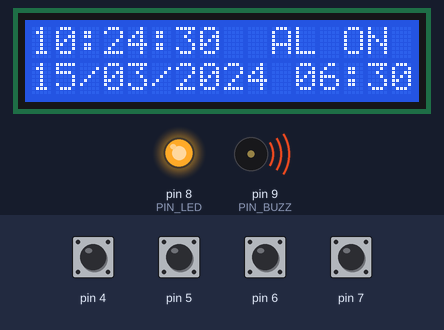
The sketch below on a simulated Arduino Uno, built with avr-gcc and run on an emulated ATmega328P. Parts: 16×2 character LCD, output pins drawn as LEDs (lit = HIGH), buzzer (waves = sounding, pin HIGH). Inputs (shaded band) come from the test bench; at power-on: pin 4–7 HIGH. The local clock reads 2024-03-15 10:24:30 at power-on unless the sketch sets it.

Above: at 1.2 s.
1.3 s: pin 4 pulled LOW for 0.15 s
At 2.5 s:
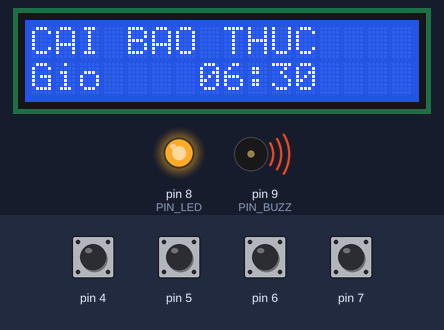
3.1 s: pin 7 pulled LOW for 0.15 s
At 3.8 s:
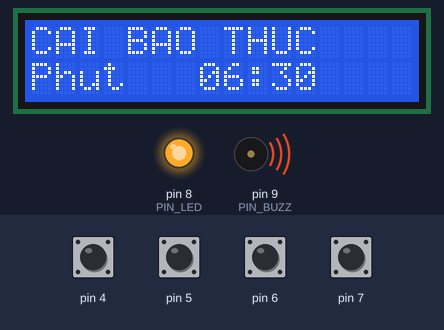
4.9 s: pin 4 pulled LOW for 1 s
At 7.0 s:
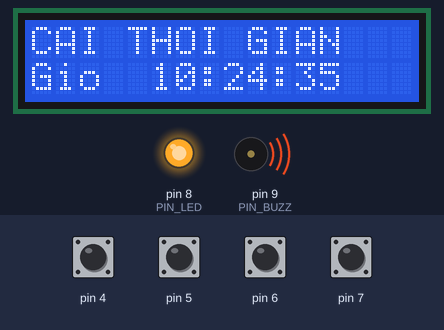
7.5 s: pin 7 pulled LOW for 1 s
At 9.0 s:
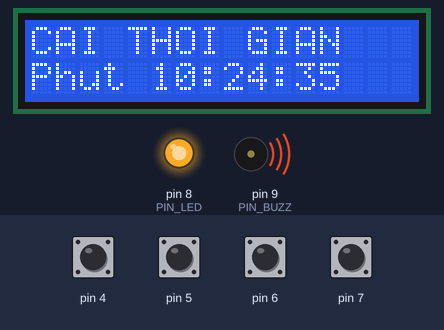
10.1 s: pin 7 pulled LOW for 0.15 s
At 11.6 s:
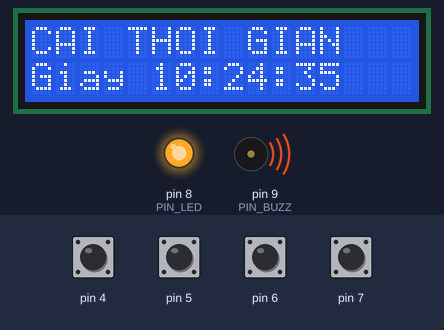
11.9 s: pin 5 pulled LOW for 0.15 s
At 13.0 s:
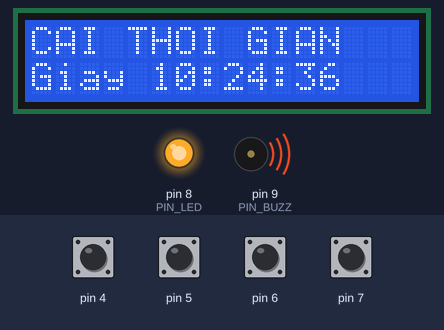
Timing chart, 0 to 14.7 s (numbered marks = the images above; inputs shaded):
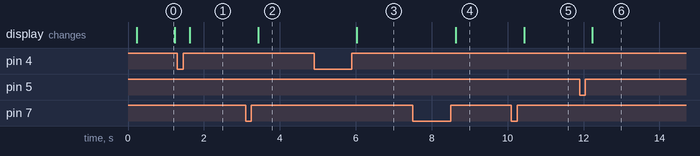

Measured:
- after the input at 1.3 s, the display: changes after 0.33 s (image 1)
- after the input at 3.1 s, the display: changes after 0.33 s (image 2)
- after the input at 4.9 s, the display: changes after 1.1 s (image 3)
- after the input at 7.5 s, the display: changes after 1.1 s (image 4)
- after the input at 10.1 s, the display: changes after 0.33 s (image 5)
- after the input at 11.9 s, the display: changes after 0.33 s (image 6)
- what the display in image 0 shows lasts 1.0 s, from 0.2 s to 1.2 s

The sketch:

bai2.2.ino
```cpp
#include <Wire.h>
#include <RTClib.h>
#include <LiquidCrystal_I2C.h>
#include <EEPROM.h>

#define FORCE_SET_TIME 0
#define PIN_LED  8
#define PIN_BUZZ 9

LiquidCrystal_I2C lcd(0x20, 16, 2);
RTC_DS1307 rtc;

// D4: MODE, D5: UP, D6: DOWN, D7: SET
volatile byte btnEvt = 0; // bit 0..3: co su kien release, bit 7: MODE giu 2s
volatile bool ringing = false;
volatile unsigned long tPress[4] = {0};
volatile byte lastPins = 0xF0;

byte mode = 0, step = 0, alarmH = 6, alarmM = 30, tVal[3];
bool alarmOn = true;
DateTime now;
unsigned long tRead = 0, tDraw = 0, tRing = 0;
int lastKey = -1;
const char *LBL[] = {"Gio ", "Phut", "Giay"};

// Ngat Pin Change tren PORTD (D4 - D7)
ISR(PCINT2_vect) {
  byte curr = PIND & 0xF0; // Doc D4..D7
  byte changed = curr ^ lastPins;
  unsigned long ms = millis();

  for (byte i = 0; i < 4; i++) {
    byte mask = 1 << (i + 4);
    if (changed & mask) {
      if (curr & mask) { // Vua nha nut (LOW -> HIGH)
        if (ms - tPress[i] > 30) {
          if (i == 0 && (ms - tPress[0] >= 2000)) btnEvt |= 0x80; // Giu 2s
          else btnEvt |= (1 << i);                                 // Nhan nha
        }
      } else {           // Vua nhan xuong (HIGH -> LOW)
        tPress[i] = ms;
      }
    }
  }
  lastPins = curr;
}

void saveAlarm() {
  EEPROM.update(0, 0x5A); EEPROM.update(1, alarmH);
  EEPROM.update(2, alarmM); EEPROM.update(3, alarmOn);
}

void printLine(byte row, const char *fmt, ...) {
  char buf[17]; va_list args;
  va_start(args, fmt); vsnprintf(buf, sizeof(buf), fmt, args); va_end(args);
  lcd.setCursor(0, row); lcd.print(buf);
  for (byte i = strlen(buf); i < 16; i++) lcd.print(' ');
}

void stopAlarm() {
  ringing = false; noTone(PIN_BUZZ);
  digitalWrite(PIN_BUZZ, HIGH); digitalWrite(PIN_LED, HIGH);
}

void setup() {
  DDRD &= ~0xF0;  // D4..D7 INPUT
  PORTD |= 0xF0;  // Bat PULLUP D4..D7
  PCICR |= (1 << PCIE2);   // Bat ngat PCINT nhom 2 (Port D)
  PCMSK2 |= 0xF0;          // Kich hoat ngat cho D4, D5, D6, D7

  pinMode(PIN_LED, OUTPUT);  digitalWrite(PIN_LED, HIGH);
  pinMode(PIN_BUZZ, OUTPUT); digitalWrite(PIN_BUZZ, HIGH);

  lcd.init(); lcd.backlight();
  rtc.begin();
  now = rtc.now();
  if (FORCE_SET_TIME || !rtc.isrunning() || now.year() < 2020) {
    rtc.adjust(DateTime(F(__DATE__), F(__TIME__)));
    now = rtc.now();
  }

  if (EEPROM.read(0) == 0x5A) {
    alarmH = constrain(EEPROM.read(1), 0, 23);
    alarmM = constrain(EEPROM.read(2), 0, 59);
    alarmOn = EEPROM.read(3);
  }
}

void loop() {
  // 1. Doc RTC moi 500ms
  if (millis() - tRead >= 500) {
    tRead = millis();
    DateTime t = rtc.now();
    if (t.year() >= 2020) now = t;
  }

  // 2. Kich hoat chuong
  int key = now.hour() * 60 + now.minute();
  if (key != lastKey) {
    lastKey = key;
    if (alarmOn && !ringing && now.hour() == alarmH && now.minute() == alarmM) {
      ringing = true; tRing = millis();
      tone(PIN_BUZZ, 2500); digitalWrite(PIN_LED, LOW);
    }
  }

  // 3. Lay su kien nut tu ISR
  byte evt = 0;
  if (btnEvt) {
    noInterrupts(); evt = btnEvt; btnEvt = 0; interrupts();
  }

  // Xu ly chuong
  if (ringing) {
    if (evt || millis() - tRing >= 30000) stopAlarm();
    return;
  }

  // 4. Xu ly nut MODE
  if (evt & 0x80) { // Giu 2 giay
    alarmOn = !alarmOn; saveAlarm(); mode = 0;
  } else if (evt & 0x01) { // Nhan nha
    mode = (mode + 1) % 3; step = 0;
    tVal[0] = (mode == 1) ? alarmH : now.hour();
    tVal[1] = (mode == 1) ? alarmM : now.minute();
    tVal[2] = now.second();
  }

  // 5. Xu ly UP(bit 1), DOWN(bit 2), SET(bit 3)
  if (mode > 0) {
    int d = (evt & 0x02) ? 1 : ((evt & 0x04) ? -1 : 0);
    byte limit = (step == 0) ? 24 : 60;
    if (d) tVal[step] = (tVal[step] + limit + d) % limit;

    if (evt & 0x08) {
      if (step < (mode == 1 ? 1 : 2)) step++;
      else {
        if (mode == 1) { alarmH = tVal[0]; alarmM = tVal[1]; saveAlarm(); }
        else rtc.adjust(DateTime(now.year(), now.month(), now.day(), tVal[0], tVal[1], tVal[2]));
        lastKey = -1; mode = 0;
      }
    }
  }

  // 6. Hien thi LCD (5Hz)
  if (millis() - tDraw >= 200) {
    tDraw = millis();
    if (mode == 0) {
      printLine(0, "%02d:%02d:%02d  %s", now.hour(), now.minute(), now.second(), alarmOn ? "AL ON" : "AL OFF");
      printLine(1, "%02d/%02d/%04d %02d:%02d", now.day(), now.month(), now.year(), alarmH, alarmM);
    } else if (mode == 1) {
      printLine(0, "CAI BAO THUC");
      printLine(1, "%s   %02d:%02d", LBL[step], tVal[0], tVal[1]);
    } else {
      printLine(0, "CAI THOI GIAN");
      printLine(1, "%s %02d:%02d:%02d", LBL[step], tVal[0], tVal[1], tVal[2]);
    }
  }
}
```
